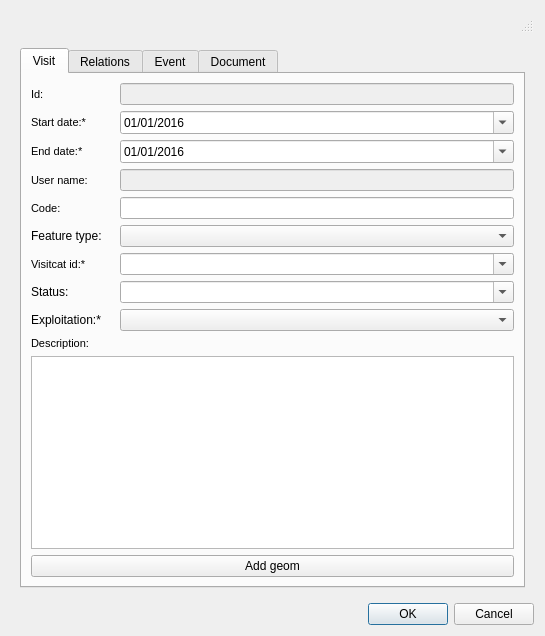
<?xml version="1.0" encoding="UTF-8"?>
<ui version="4.0">
 <class>dlg_visit</class>
 <widget class="QDialog" name="dlg_visit">
  <property name="geometry">
   <rect>
    <x>0</x>
    <y>0</y>
    <width>545</width>
    <height>636</height>
   </rect>
  </property>
  <property name="windowTitle">
   <string>Visit</string>
  </property>
  <layout class="QGridLayout" name="gridLayout_6">
   <item row="0" column="0">
    <widget class="QStatusBar" name="statusbar"/>
   </item>
   <item row="1" column="0">
    <widget class="QWidget" name="centralwidget" native="true">
     <layout class="QVBoxLayout" name="verticalLayout_2">
      <item>
       <widget class="QTabWidget" name="tab_widget">
        <property name="currentIndex">
         <number>0</number>
        </property>
        <widget class="QWidget" name="tab_visit">
         <attribute name="title">
          <string>Visit</string>
         </attribute>
         <layout class="QGridLayout" name="gridLayout">
          <item row="10" column="0">
           <widget class="QLabel" name="lbl_descript">
            <property name="font">
             <font>
              <pointsize>8</pointsize>
             </font>
            </property>
            <property name="frameShape">
             <enum>QFrame::NoFrame</enum>
            </property>
            <property name="frameShadow">
             <enum>QFrame::Plain</enum>
            </property>
            <property name="text">
             <string>Description:</string>
            </property>
            <property name="textFormat">
             <enum>Qt::AutoText</enum>
            </property>
            <property name="scaledContents">
             <bool>false</bool>
            </property>
            <property name="alignment">
             <set>Qt::AlignLeading|Qt::AlignLeft|Qt::AlignVCenter</set>
            </property>
            <property name="margin">
             <number>3</number>
            </property>
           </widget>
          </item>
          <item row="6" column="3">
           <widget class="QComboBox" name="visitcat_id">
            <property name="editable">
             <bool>true</bool>
            </property>
            <property name="sizeAdjustPolicy">
             <enum>QComboBox::AdjustToContents</enum>
            </property>
           </widget>
          </item>
          <item row="3" column="0">
           <widget class="QLabel" name="lbl_user_name">
            <property name="font">
             <font>
              <pointsize>8</pointsize>
              <weight>50</weight>
              <bold>false</bold>
             </font>
            </property>
            <property name="frameShape">
             <enum>QFrame::NoFrame</enum>
            </property>
            <property name="frameShadow">
             <enum>QFrame::Plain</enum>
            </property>
            <property name="text">
             <string>User name:</string>
            </property>
            <property name="textFormat">
             <enum>Qt::AutoText</enum>
            </property>
            <property name="scaledContents">
             <bool>false</bool>
            </property>
            <property name="alignment">
             <set>Qt::AlignLeading|Qt::AlignLeft|Qt::AlignVCenter</set>
            </property>
            <property name="margin">
             <number>3</number>
            </property>
           </widget>
          </item>
          <item row="0" column="3">
           <widget class="QLineEdit" name="visit_id">
            <property name="enabled">
             <bool>false</bool>
            </property>
            <property name="frame">
             <bool>true</bool>
            </property>
           </widget>
          </item>
          <item row="4" column="0">
           <widget class="QLabel" name="lbl_code">
            <property name="font">
             <font>
              <pointsize>8</pointsize>
              <weight>50</weight>
              <bold>false</bold>
             </font>
            </property>
            <property name="frameShape">
             <enum>QFrame::NoFrame</enum>
            </property>
            <property name="frameShadow">
             <enum>QFrame::Plain</enum>
            </property>
            <property name="text">
             <string>Code:</string>
            </property>
            <property name="textFormat">
             <enum>Qt::AutoText</enum>
            </property>
            <property name="scaledContents">
             <bool>false</bool>
            </property>
            <property name="alignment">
             <set>Qt::AlignLeading|Qt::AlignLeft|Qt::AlignVCenter</set>
            </property>
            <property name="margin">
             <number>3</number>
            </property>
           </widget>
          </item>
          <item row="12" column="0" colspan="4">
           <widget class="QPushButton" name="btn_add_geom">
            <property name="text">
             <string>Add geom</string>
            </property>
            <property name="icon">
             <iconset>
              <normaloff>../icons/133.png</normaloff>../icons/133.png</iconset>
            </property>
           </widget>
          </item>
          <item row="1" column="3">
           <widget class="QDateTimeEdit" name="startdate">
            <property name="enabled">
             <bool>true</bool>
            </property>
            <property name="date">
             <date>
              <year>2016</year>
              <month>1</month>
              <day>1</day>
             </date>
            </property>
            <property name="displayFormat">
             <string>dd/MM/yyyy</string>
            </property>
            <property name="calendarPopup">
             <bool>true</bool>
            </property>
           </widget>
          </item>
          <item row="3" column="3">
           <widget class="QLineEdit" name="user_name">
            <property name="enabled">
             <bool>false</bool>
            </property>
            <property name="frame">
             <bool>true</bool>
            </property>
           </widget>
          </item>
          <item row="1" column="0">
           <widget class="QLabel" name="lbl_start_date">
            <property name="maximumSize">
             <size>
              <width>66</width>
              <height>16777215</height>
             </size>
            </property>
            <property name="font">
             <font>
              <pointsize>8</pointsize>
              <weight>50</weight>
              <bold>false</bold>
             </font>
            </property>
            <property name="frameShape">
             <enum>QFrame::NoFrame</enum>
            </property>
            <property name="frameShadow">
             <enum>QFrame::Plain</enum>
            </property>
            <property name="text">
             <string>Start date:* </string>
            </property>
            <property name="textFormat">
             <enum>Qt::AutoText</enum>
            </property>
            <property name="scaledContents">
             <bool>false</bool>
            </property>
            <property name="alignment">
             <set>Qt::AlignLeading|Qt::AlignLeft|Qt::AlignVCenter</set>
            </property>
            <property name="margin">
             <number>3</number>
            </property>
           </widget>
          </item>
          <item row="2" column="0">
           <widget class="QLabel" name="lbl_end_date">
            <property name="maximumSize">
             <size>
              <width>59</width>
              <height>16777215</height>
             </size>
            </property>
            <property name="font">
             <font>
              <pointsize>8</pointsize>
              <weight>50</weight>
              <bold>false</bold>
             </font>
            </property>
            <property name="frameShape">
             <enum>QFrame::NoFrame</enum>
            </property>
            <property name="frameShadow">
             <enum>QFrame::Plain</enum>
            </property>
            <property name="text">
             <string>End date:*</string>
            </property>
            <property name="textFormat">
             <enum>Qt::AutoText</enum>
            </property>
            <property name="scaledContents">
             <bool>false</bool>
            </property>
            <property name="alignment">
             <set>Qt::AlignLeading|Qt::AlignLeft|Qt::AlignVCenter</set>
            </property>
            <property name="margin">
             <number>3</number>
            </property>
           </widget>
          </item>
          <item row="6" column="0">
           <widget class="QLabel" name="lbl_visitcat_id">
            <property name="font">
             <font>
              <pointsize>8</pointsize>
             </font>
            </property>
            <property name="frameShape">
             <enum>QFrame::NoFrame</enum>
            </property>
            <property name="frameShadow">
             <enum>QFrame::Plain</enum>
            </property>
            <property name="text">
             <string>Visitcat id:*</string>
            </property>
            <property name="textFormat">
             <enum>Qt::AutoText</enum>
            </property>
            <property name="scaledContents">
             <bool>false</bool>
            </property>
            <property name="alignment">
             <set>Qt::AlignLeading|Qt::AlignLeft|Qt::AlignVCenter</set>
            </property>
            <property name="margin">
             <number>3</number>
            </property>
           </widget>
          </item>
          <item row="5" column="3">
           <widget class="QComboBox" name="feature_type"/>
          </item>
          <item row="8" column="3">
           <widget class="QComboBox" name="status">
            <property name="editable">
             <bool>true</bool>
            </property>
           </widget>
          </item>
          <item row="4" column="3">
           <widget class="QLineEdit" name="ext_code">
            <property name="enabled">
             <bool>true</bool>
            </property>
            <property name="frame">
             <bool>true</bool>
            </property>
           </widget>
          </item>
          <item row="5" column="0">
           <widget class="QLabel" name="label">
            <property name="text">
             <string>Feature type:</string>
            </property>
           </widget>
          </item>
          <item row="11" column="0" colspan="4">
           <widget class="QTextEdit" name="descript"/>
          </item>
          <item row="0" column="0">
           <widget class="QLabel" name="lbl_id">
            <property name="font">
             <font>
              <pointsize>8</pointsize>
              <weight>50</weight>
              <bold>false</bold>
             </font>
            </property>
            <property name="frameShape">
             <enum>QFrame::NoFrame</enum>
            </property>
            <property name="frameShadow">
             <enum>QFrame::Plain</enum>
            </property>
            <property name="text">
             <string>Id:</string>
            </property>
            <property name="textFormat">
             <enum>Qt::AutoText</enum>
            </property>
            <property name="scaledContents">
             <bool>false</bool>
            </property>
            <property name="alignment">
             <set>Qt::AlignLeading|Qt::AlignLeft|Qt::AlignVCenter</set>
            </property>
            <property name="margin">
             <number>3</number>
            </property>
           </widget>
          </item>
          <item row="2" column="3">
           <widget class="QDateTimeEdit" name="enddate">
            <property name="enabled">
             <bool>true</bool>
            </property>
            <property name="date">
             <date>
              <year>2016</year>
              <month>1</month>
              <day>1</day>
             </date>
            </property>
            <property name="displayFormat">
             <string>dd/MM/yyyy</string>
            </property>
            <property name="calendarPopup">
             <bool>true</bool>
            </property>
           </widget>
          </item>
          <item row="8" column="0">
           <widget class="QLabel" name="lbl_status">
            <property name="maximumSize">
             <size>
              <width>40</width>
              <height>16777215</height>
             </size>
            </property>
            <property name="text">
             <string>Status:</string>
            </property>
           </widget>
          </item>
          <item row="9" column="0">
           <widget class="QLabel" name="lbl_expl">
            <property name="text">
             <string>Exploitation:*</string>
            </property>
           </widget>
          </item>
          <item row="9" column="3">
           <widget class="QComboBox" name="expl_id"/>
          </item>
         </layout>
        </widget>
        <widget class="QWidget" name="tab_relations">
         <attribute name="title">
          <string>Relations</string>
         </attribute>
         <layout class="QVBoxLayout" name="verticalLayout_4">
          <item>
           <layout class="QHBoxLayout" name="horizontalLayout_9">
            <item>
             <widget class="QLineEdit" name="feature_id">
              <property name="enabled">
               <bool>true</bool>
              </property>
             </widget>
            </item>
            <item>
             <widget class="QPushButton" name="btn_feature_insert">
              <property name="text">
               <string/>
              </property>
              <property name="icon">
               <iconset>
                <normaloff>../icons/111.png</normaloff>../icons/111.png</iconset>
              </property>
             </widget>
            </item>
            <item>
             <widget class="QPushButton" name="btn_feature_delete">
              <property name="text">
               <string/>
              </property>
              <property name="icon">
               <iconset>
                <normaloff>../icons/112.png</normaloff>../icons/112.png</iconset>
              </property>
             </widget>
            </item>
            <item>
             <widget class="QPushButton" name="btn_feature_snapping">
              <property name="text">
               <string/>
              </property>
              <property name="icon">
               <iconset>
                <normaloff>../icons/137.png</normaloff>../icons/137.png</iconset>
              </property>
             </widget>
            </item>
           </layout>
          </item>
          <item>
           <widget class="QTabWidget" name="tab_feature">
            <property name="enabled">
             <bool>true</bool>
            </property>
            <property name="currentIndex">
             <number>0</number>
            </property>
            <widget class="QWidget" name="tab_arc">
             <attribute name="title">
              <string>Arc</string>
             </attribute>
             <layout class="QGridLayout" name="gridLayout_2">
              <item row="0" column="0">
               <widget class="QTableView" name="tbl_visit_x_arc">
                <property name="sortingEnabled">
                 <bool>true</bool>
                </property>
               </widget>
              </item>
             </layout>
            </widget>
            <widget class="QWidget" name="tab_node">
             <attribute name="title">
              <string>Node</string>
             </attribute>
             <layout class="QGridLayout" name="gridLayout_3">
              <item row="0" column="0">
               <widget class="QTableView" name="tbl_visit_x_node">
                <property name="sortingEnabled">
                 <bool>true</bool>
                </property>
               </widget>
              </item>
             </layout>
            </widget>
            <widget class="QWidget" name="tab_connec">
             <attribute name="title">
              <string>Connec</string>
             </attribute>
             <layout class="QGridLayout" name="gridLayout_4">
              <item row="0" column="0">
               <widget class="QTableView" name="tbl_visit_x_connec">
                <property name="sortingEnabled">
                 <bool>true</bool>
                </property>
               </widget>
              </item>
             </layout>
            </widget>
            <widget class="QWidget" name="tab_gully">
             <attribute name="title">
              <string>Gully</string>
             </attribute>
             <layout class="QGridLayout" name="gridLayout_5">
              <item row="0" column="0">
               <widget class="QTableView" name="tbl_visit_x_gully">
                <property name="sortingEnabled">
                 <bool>true</bool>
                </property>
               </widget>
              </item>
             </layout>
            </widget>
           </widget>
          </item>
         </layout>
        </widget>
        <widget class="QWidget" name="tab_event">
         <attribute name="title">
          <string>Event</string>
         </attribute>
         <layout class="QVBoxLayout" name="verticalLayout_5">
          <item>
           <layout class="QHBoxLayout" name="horizontalLayout_10" stretch="1">
            <item>
             <widget class="QComboBox" name="parameter_type_id">
              <property name="editable">
               <bool>true</bool>
              </property>
             </widget>
            </item>
           </layout>
          </item>
          <item>
           <layout class="QHBoxLayout" name="horizontalLayout_11" stretch="1">
            <item>
             <widget class="QComboBox" name="parameter_id">
              <property name="editable">
               <bool>true</bool>
              </property>
             </widget>
            </item>
           </layout>
          </item>
          <item>
           <layout class="QHBoxLayout" name="horizontalLayout_12">
            <item>
             <widget class="QPushButton" name="btn_event_insert">
              <property name="text">
               <string>INSERT EVENT</string>
              </property>
              <property name="autoDefault">
               <bool>true</bool>
              </property>
             </widget>
            </item>
           </layout>
          </item>
          <item>
           <widget class="QLabel" name="lbl_info">
            <property name="font">
             <font>
              <weight>50</weight>
              <italic>false</italic>
              <bold>false</bold>
             </font>
            </property>
            <property name="text">
             <string>From toolbar only STANDARD EVENTS are enabled.</string>
            </property>
           </widget>
          </item>
          <item>
           <widget class="Line" name="line">
            <property name="orientation">
             <enum>Qt::Horizontal</enum>
            </property>
           </widget>
          </item>
          <item>
           <layout class="QHBoxLayout" name="horizontalLayout_13">
            <item>
             <widget class="QPushButton" name="btn_event_update">
              <property name="text">
               <string>UPDATE EVENT</string>
              </property>
             </widget>
            </item>
           </layout>
          </item>
          <item>
           <widget class="QPushButton" name="btn_event_delete">
            <property name="text">
             <string>DELETE EVENT</string>
            </property>
           </widget>
          </item>
          <item>
           <widget class="QTableView" name="tbl_event">
            <property name="sortingEnabled">
             <bool>true</bool>
            </property>
           </widget>
          </item>
         </layout>
        </widget>
        <widget class="QWidget" name="tab_document">
         <attribute name="title">
          <string>Document</string>
         </attribute>
         <layout class="QVBoxLayout" name="verticalLayout_6">
          <item>
           <layout class="QHBoxLayout" name="horizontalLayout_14">
            <item>
             <widget class="QLineEdit" name="doc_id"/>
            </item>
            <item>
             <widget class="QPushButton" name="btn_doc_insert">
              <property name="text">
               <string/>
              </property>
              <property name="icon">
               <iconset>
                <normaloff>../icons/111.png</normaloff>../icons/111.png</iconset>
              </property>
             </widget>
            </item>
            <item>
             <widget class="QPushButton" name="btn_doc_delete">
              <property name="text">
               <string/>
              </property>
              <property name="icon">
               <iconset>
                <normaloff>../icons/112.png</normaloff>../icons/112.png</iconset>
              </property>
             </widget>
            </item>
            <item>
             <widget class="QPushButton" name="btn_doc_new">
              <property name="text">
               <string/>
              </property>
              <property name="icon">
               <iconset>
                <normaloff>../icons/34.png</normaloff>../icons/34.png</iconset>
              </property>
             </widget>
            </item>
            <item>
             <widget class="QPushButton" name="btn_open_doc">
              <property name="text">
               <string/>
              </property>
              <property name="icon">
               <iconset>
                <normaloff>../icons/170.png</normaloff>../icons/170.png</iconset>
              </property>
             </widget>
            </item>
           </layout>
          </item>
          <item>
           <widget class="QTableView" name="tbl_document">
            <property name="enabled">
             <bool>true</bool>
            </property>
            <property name="sortingEnabled">
             <bool>true</bool>
            </property>
           </widget>
          </item>
         </layout>
        </widget>
       </widget>
      </item>
     </layout>
    </widget>
   </item>
   <item row="2" column="0">
    <widget class="QDialogButtonBox" name="button_box">
     <property name="standardButtons">
      <set>QDialogButtonBox::Cancel|QDialogButtonBox::Ok</set>
     </property>
    </widget>
   </item>
  </layout>
 </widget>
 <tabstops>
  <tabstop>tab_widget</tabstop>
  <tabstop>descript</tabstop>
  <tabstop>btn_add_geom</tabstop>
  <tabstop>button_box</tabstop>
  <tabstop>feature_id</tabstop>
  <tabstop>btn_feature_insert</tabstop>
  <tabstop>btn_feature_delete</tabstop>
  <tabstop>btn_feature_snapping</tabstop>
  <tabstop>parameter_type_id</tabstop>
  <tabstop>parameter_id</tabstop>
  <tabstop>btn_event_insert</tabstop>
  <tabstop>btn_event_update</tabstop>
  <tabstop>btn_event_delete</tabstop>
  <tabstop>tbl_event</tabstop>
  <tabstop>doc_id</tabstop>
  <tabstop>btn_doc_insert</tabstop>
  <tabstop>btn_doc_delete</tabstop>
  <tabstop>btn_doc_new</tabstop>
  <tabstop>btn_open_doc</tabstop>
  <tabstop>tbl_document</tabstop>
 </tabstops>
 <resources/>
 <connections>
  <connection>
   <sender>button_box</sender>
   <signal>accepted()</signal>
   <receiver>dlg_visit</receiver>
   <slot>accept()</slot>
   <hints>
    <hint type="sourcelabel">
     <x>248</x>
     <y>254</y>
    </hint>
    <hint type="destinationlabel">
     <x>157</x>
     <y>274</y>
    </hint>
   </hints>
  </connection>
  <connection>
   <sender>button_box</sender>
   <signal>rejected()</signal>
   <receiver>dlg_visit</receiver>
   <slot>reject()</slot>
   <hints>
    <hint type="sourcelabel">
     <x>316</x>
     <y>260</y>
    </hint>
    <hint type="destinationlabel">
     <x>286</x>
     <y>274</y>
    </hint>
   </hints>
  </connection>
 </connections>
</ui>
